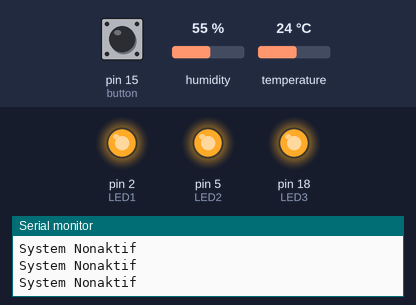
A sketch run on a simulated Arduino Uno, built with avr-gcc and run on an emulated ATmega328P. On the bench: output pins drawn as LEDs (lit = HIGH), the last lines printed to the serial monitor. The test bench sets the inputs (shaded band); at power-on: pin 15 (button) HIGH, temperature 24 °C, humidity 55 %.

Above: at 2.8 s.
2.9 s: pin 15 (button) pulled LOW for 3.2 s
At 9.2 s:
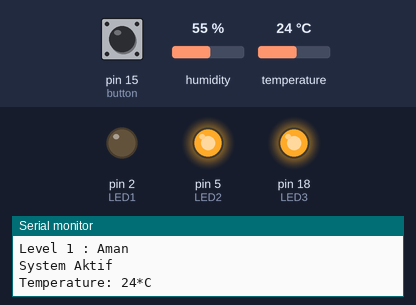
10.0 s: temperature set to 34 °C
13.7 s: temperature set to 37 °C
At 17.5 s:
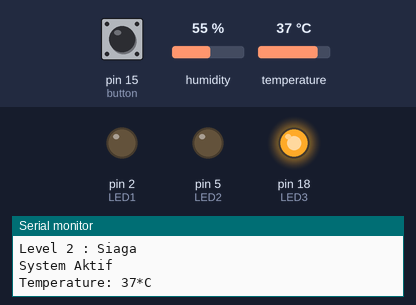
17.8 s: temperature set to 12 °C
At 21.4 s:
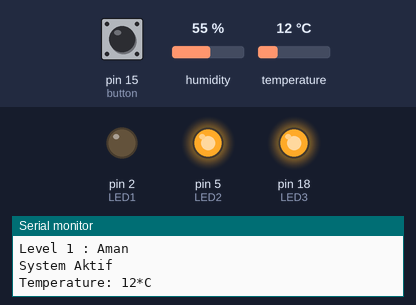
21.9 s: temperature set to 41 °C
At 26.2 s:
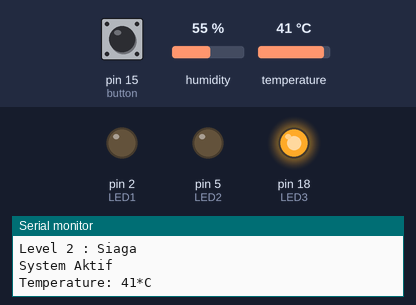
Timing chart, 0 to 27.0 s (numbered marks = the images above; inputs shaded):
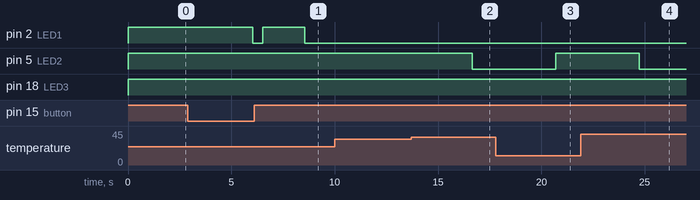

Measured:
- the behaviour switches between 35 and 36 °C on temperature (found by bisection; images 1 and 2)
- after the input at 2.9 s, pin 2 (LED1): HIGH → LOW after 3.1 s, → HIGH 0.50 s later, → LOW 2.0 s later
- after the input at 13.7 s, pin 5 (LED2): HIGH → LOW after 2.9 s
- after the input at 17.8 s, pin 5 (LED2): LOW → HIGH after 2.9 s
- after the input at 21.9 s, pin 5 (LED2): HIGH → LOW after 2.8 s

The sketch:

Suhu.ino
```cpp
#include "DHT.h"
#define DHTPIN 4
#define DHTTYPE DHT11   // DHT 11
DHT dht(DHTPIN, DHTTYPE);
int LED1 = 2;
int LED2 = 5 ;
int LED3 = 18;
int statusbaru = 0;
int button = 15;

void setup() {
  Serial.begin(9600);

  dht.begin();
  pinMode(LED1, OUTPUT);
  pinMode(LED2, OUTPUT);
  pinMode(LED3, OUTPUT);
  pinMode(button, INPUT_PULLUP);
}

void loop() {
  if(statusbaru == 1) {
  Serial.println("System Aktif");
  if(digitalRead(button) == 0){
    statusbaru = 0;
    delay(500);
  }
    long t = dht.readTemperature();
    if ( isnan(t)) {
    Serial.println("Failed to read from DHT sensor!");
    }
        Serial.print("Temperature: " );
        Serial.print(t);
        Serial.println("*C\t");
        delay(1000);
     if ( t <= 35 ) {
      digitalWrite(LED1, LOW);
      digitalWrite(LED2, HIGH);
      digitalWrite(LED3, HIGH);
      Serial.println("Level 1 : Aman");
    }
    else  if ( t > 35 && t < 50) {
      digitalWrite(LED1, LOW);
      digitalWrite(LED2, LOW);
      digitalWrite(LED3, HIGH);
      Serial.println("Level 2 : Siaga");
    }
    else{
      digitalWrite(LED1, LOW);
      digitalWrite(LED2, LOW);
      digitalWrite(LED3, LOW);
      Serial.println("Level 3 : Darurat!!!");
    }
  }else{
  Serial.println("System Nonaktif");
  if(digitalRead(button) == 0){
    statusbaru = 1;
    delay(500);
  }
      digitalWrite(LED1, HIGH);
      digitalWrite(LED2, HIGH);
      digitalWrite(LED3, HIGH);
      delay(1000);
  }

}
```
